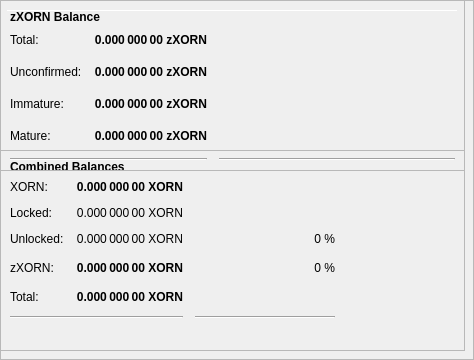
        <widget class="QFrame" name="frameObfuscation">
         <property name="minimumSize">
          <size>
           <width>0</width>
           <height>350</height>
          </size>
         </property>
         <property name="layoutDirection">
          <enum>Qt::LeftToRight</enum>
         </property>
         <property name="frameShape">
          <enum>QFrame::StyledPanel</enum>
         </property>
         <property name="frameShadow">
          <enum>QFrame::Raised</enum>
         </property>
         <widget class="QPushButton" name="runAutoDenom">
          <property name="geometry">
           <rect>
            <x>251</x>
            <y>17</y>
            <width>1</width>
            <height>1</height>
           </rect>
          </property>
          <property name="palette">
           <palette>
            <active>
             <colorrole role="WindowText">
              <brush brushstyle="SolidPattern">
               <color alpha="255">
                <red>0</red>
                <green>0</green>
                <blue>0</blue>
               </color>
              </brush>
             </colorrole>
             <colorrole role="Button">
              <brush brushstyle="SolidPattern">
               <color alpha="255">
                <red>239</red>
                <green>238</green>
                <blue>238</blue>
               </color>
              </brush>
             </colorrole>
             <colorrole role="Light">
              <brush brushstyle="SolidPattern">
               <color alpha="255">
                <red>255</red>
                <green>255</green>
                <blue>255</blue>
               </color>
              </brush>
             </colorrole>
             <colorrole role="Midlight">
              <brush brushstyle="SolidPattern">
               <color alpha="255">
                <red>247</red>
                <green>246</green>
                <blue>246</blue>
               </color>
              </brush>
             </colorrole>
             <colorrole role="Dark">
              <brush brushstyle="SolidPattern">
               <color alpha="255">
                <red>119</red>
                <green>119</green>
                <blue>119</blue>
               </color>
              </brush>
             </colorrole>
             <colorrole role="Mid">
              <brush brushstyle="SolidPattern">
               <color alpha="255">
                <red>159</red>
                <green>159</green>
                <blue>159</blue>
               </color>
              </brush>
             </colorrole>
             <colorrole role="Text">
              <brush brushstyle="SolidPattern">
               <color alpha="255">
                <red>0</red>
                <green>0</green>
                <blue>0</blue>
               </color>
              </brush>
             </colorrole>
             <colorrole role="BrightText">
              <brush brushstyle="SolidPattern">
               <color alpha="255">
                <red>255</red>
                <green>255</green>
                <blue>255</blue>
               </color>
              </brush>
             </colorrole>
             <colorrole role="ButtonText">
              <brush brushstyle="SolidPattern">
               <color alpha="255">
                <red>0</red>
                <green>0</green>
                <blue>0</blue>
               </color>
              </brush>
             </colorrole>
             <colorrole role="Base">
              <brush brushstyle="SolidPattern">
               <color alpha="255">
                <red>255</red>
                <green>255</green>
                <blue>255</blue>
               </color>
              </brush>
             </colorrole>
             <colorrole role="Window">
              <brush brushstyle="SolidPattern">
               <color alpha="255">
                <red>239</red>
                <green>238</green>
                <blue>238</blue>
               </color>
              </brush>
             </colorrole>
             <colorrole role="Shadow">
              <brush brushstyle="SolidPattern">
               <color alpha="255">
                <red>0</red>
                <green>0</green>
                <blue>0</blue>
               </color>
              </brush>
             </colorrole>
             <colorrole role="AlternateBase">
              <brush brushstyle="SolidPattern">
               <color alpha="255">
                <red>247</red>
                <green>246</green>
                <blue>246</blue>
               </color>
              </brush>
             </colorrole>
             <colorrole role="ToolTipBase">
              <brush brushstyle="SolidPattern">
               <color alpha="255">
                <red>255</red>
                <green>255</green>
                <blue>220</blue>
               </color>
              </brush>
             </colorrole>
             <colorrole role="ToolTipText">
              <brush brushstyle="SolidPattern">
               <color alpha="255">
                <red>0</red>
                <green>0</green>
                <blue>0</blue>
               </color>
              </brush>
             </colorrole>
            </active>
            <inactive>
             <colorrole role="WindowText">
              <brush brushstyle="SolidPattern">
               <color alpha="255">
                <red>0</red>
                <green>0</green>
                <blue>0</blue>
               </color>
              </brush>
             </colorrole>
             <colorrole role="Button">
              <brush brushstyle="SolidPattern">
               <color alpha="255">
                <red>239</red>
                <green>238</green>
                <blue>238</blue>
               </color>
              </brush>
             </colorrole>
             <colorrole role="Light">
              <brush brushstyle="SolidPattern">
               <color alpha="255">
                <red>255</red>
                <green>255</green>
                <blue>255</blue>
               </color>
              </brush>
             </colorrole>
             <colorrole role="Midlight">
              <brush brushstyle="SolidPattern">
               <color alpha="255">
                <red>247</red>
                <green>246</green>
                <blue>246</blue>
               </color>
              </brush>
             </colorrole>
             <colorrole role="Dark">
              <brush brushstyle="SolidPattern">
               <color alpha="255">
                <red>119</red>
                <green>119</green>
                <blue>119</blue>
               </color>
              </brush>
             </colorrole>
             <colorrole role="Mid">
              <brush brushstyle="SolidPattern">
               <color alpha="255">
                <red>159</red>
                <green>159</green>
                <blue>159</blue>
               </color>
              </brush>
             </colorrole>
             <colorrole role="Text">
              <brush brushstyle="SolidPattern">
               <color alpha="255">
                <red>0</red>
                <green>0</green>
                <blue>0</blue>
               </color>
              </brush>
             </colorrole>
             <colorrole role="BrightText">
              <brush brushstyle="SolidPattern">
               <color alpha="255">
                <red>255</red>
                <green>255</green>
                <blue>255</blue>
               </color>
              </brush>
             </colorrole>
             <colorrole role="ButtonText">
              <brush brushstyle="SolidPattern">
               <color alpha="255">
                <red>0</red>
                <green>0</green>
                <blue>0</blue>
               </color>
              </brush>
             </colorrole>
             <colorrole role="Base">
              <brush brushstyle="SolidPattern">
               <color alpha="255">
                <red>255</red>
                <green>255</green>
                <blue>255</blue>
               </color>
              </brush>
             </colorrole>
             <colorrole role="Window">
              <brush brushstyle="SolidPattern">
               <color alpha="255">
                <red>239</red>
                <green>238</green>
                <blue>238</blue>
               </color>
              </brush>
             </colorrole>
             <colorrole role="Shadow">
              <brush brushstyle="SolidPattern">
               <color alpha="255">
                <red>0</red>
                <green>0</green>
                <blue>0</blue>
               </color>
              </brush>
             </colorrole>
             <colorrole role="AlternateBase">
              <brush brushstyle="SolidPattern">
               <color alpha="255">
                <red>247</red>
                <green>246</green>
                <blue>246</blue>
               </color>
              </brush>
             </colorrole>
             <colorrole role="ToolTipBase">
              <brush brushstyle="SolidPattern">
               <color alpha="255">
                <red>255</red>
                <green>255</green>
                <blue>220</blue>
               </color>
              </brush>
             </colorrole>
             <colorrole role="ToolTipText">
              <brush brushstyle="SolidPattern">
               <color alpha="255">
                <red>0</red>
                <green>0</green>
                <blue>0</blue>
               </color>
              </brush>
             </colorrole>
            </inactive>
            <disabled>
             <colorrole role="WindowText">
              <brush brushstyle="SolidPattern">
               <color alpha="255">
                <red>119</red>
                <green>119</green>
                <blue>119</blue>
               </color>
              </brush>
             </colorrole>
             <colorrole role="Button">
              <brush brushstyle="SolidPattern">
               <color alpha="255">
                <red>239</red>
                <green>238</green>
                <blue>238</blue>
               </color>
              </brush>
             </colorrole>
             <colorrole role="Light">
              <brush brushstyle="SolidPattern">
               <color alpha="255">
                <red>255</red>
                <green>255</green>
                <blue>255</blue>
               </color>
              </brush>
             </colorrole>
             <colorrole role="Midlight">
              <brush brushstyle="SolidPattern">
               <color alpha="255">
                <red>247</red>
                <green>246</green>
                <blue>246</blue>
               </color>
              </brush>
             </colorrole>
             <colorrole role="Dark">
              <brush brushstyle="SolidPattern">
               <color alpha="255">
                <red>119</red>
                <green>119</green>
                <blue>119</blue>
               </color>
              </brush>
             </colorrole>
             <colorrole role="Mid">
              <brush brushstyle="SolidPattern">
               <color alpha="255">
                <red>159</red>
                <green>159</green>
                <blue>159</blue>
               </color>
              </brush>
             </colorrole>
             <colorrole role="Text">
              <brush brushstyle="SolidPattern">
               <color alpha="255">
                <red>119</red>
                <green>119</green>
                <blue>119</blue>
               </color>
              </brush>
             </colorrole>
             <colorrole role="BrightText">
              <brush brushstyle="SolidPattern">
               <color alpha="255">
                <red>255</red>
                <green>255</green>
                <blue>255</blue>
               </color>
              </brush>
             </colorrole>
             <colorrole role="ButtonText">
              <brush brushstyle="SolidPattern">
               <color alpha="255">
                <red>119</red>
                <green>119</green>
                <blue>119</blue>
               </color>
              </brush>
             </colorrole>
             <colorrole role="Base">
              <brush brushstyle="SolidPattern">
               <color alpha="255">
                <red>239</red>
                <green>238</green>
                <blue>238</blue>
               </color>
              </brush>
             </colorrole>
             <colorrole role="Window">
              <brush brushstyle="SolidPattern">
               <color alpha="255">
                <red>239</red>
                <green>238</green>
                <blue>238</blue>
               </color>
              </brush>
             </colorrole>
             <colorrole role="Shadow">
              <brush brushstyle="SolidPattern">
               <color alpha="255">
                <red>0</red>
                <green>0</green>
                <blue>0</blue>
               </color>
              </brush>
             </colorrole>
             <colorrole role="AlternateBase">
              <brush brushstyle="SolidPattern">
               <color alpha="255">
                <red>239</red>
                <green>238</green>
                <blue>238</blue>
               </color>
              </brush>
             </colorrole>
             <colorrole role="ToolTipBase">
              <brush brushstyle="SolidPattern">
               <color alpha="255">
                <red>255</red>
                <green>255</green>
                <blue>220</blue>
               </color>
              </brush>
             </colorrole>
             <colorrole role="ToolTipText">
              <brush brushstyle="SolidPattern">
               <color alpha="255">
                <red>0</red>
                <green>0</green>
                <blue>0</blue>
               </color>
              </brush>
             </colorrole>
            </disabled>
           </palette>
          </property>
          <property name="focusPolicy">
           <enum>Qt::NoFocus</enum>
          </property>
          <property name="autoFillBackground">
           <bool>true</bool>
          </property>
          <property name="text">
           <string/>
          </property>
          <property name="flat">
           <bool>true</bool>
          </property>
         </widget>
         <widget class="Line" name="line">
          <property name="geometry">
           <rect>
            <x>7</x>
            <y>10</y>
            <width>451</width>
            <height>1</height>
           </rect>
          </property>
          <property name="orientation">
           <enum>Qt::Horizontal</enum>
          </property>
         </widget>
         <widget class="QFrame" name="frame_3">
          <property name="geometry">
           <rect>
            <x>0</x>
            <y>150</y>
            <width>465</width>
            <height>201</height>
           </rect>
          </property>
          <property name="frameShape">
           <enum>QFrame::StyledPanel</enum>
          </property>
          <property name="frameShadow">
           <enum>QFrame::Raised</enum>
          </property>
          <layout class="QVBoxLayout" name="verticalLayout_5">
           <item>
            <layout class="QHBoxLayout" name="horizontalLayout_5" stretch="0">
             <item>
              <widget class="QLabel" name="label_5z">
               <property name="maximumSize">
                <size>
                 <width>16777215</width>
                 <height>20</height>
                </size>
               </property>
               <property name="font">
                <font>
                 <weight>75</weight>
                 <bold>true</bold>
                </font>
               </property>
               <property name="toolTip">
                <string>Combined Balances (including unconfirmed and immature coins)</string>
               </property>
               <property name="text">
                <string>&lt;html&gt;&lt;head/&gt;&lt;body&gt;&lt;p&gt;Combined Balances&lt;/p&gt;&lt;/body&gt;&lt;/html&gt;</string>
               </property>
              </widget>
             </item>
            </layout>
           </item>
           <item>
            <layout class="QGridLayout" name="gridLayout_3">
             <property name="spacing">
              <number>12</number>
             </property>
             <item row="7" column="0" colspan="2">
              <widget class="Line" name="lineSpendableBalance_3">
               <property name="orientation">
                <enum>Qt::Horizontal</enum>
               </property>
              </widget>
             </item>
             <item row="7" column="2">
              <widget class="Line" name="lineWatchBalance_3">
               <property name="sizePolicy">
                <sizepolicy hsizetype="Preferred" vsizetype="Fixed">
                 <horstretch>0</horstretch>
                 <verstretch>0</verstretch>
                </sizepolicy>
               </property>
               <property name="minimumSize">
                <size>
                 <width>140</width>
                 <height>0</height>
                </size>
               </property>
               <property name="orientation">
                <enum>Qt::Horizontal</enum>
               </property>
              </widget>
             </item>
             <item row="4" column="1">
              <widget class="QLabel" name="labelzBalancez">
               <property name="font">
                <font>
                 <weight>75</weight>
                 <bold>true</bold>
                </font>
               </property>
               <property name="cursor">
                <cursorShape>IBeamCursor</cursorShape>
               </property>
               <property name="toolTip">
                <string>Total of transactions that have yet to be confirmed, and do not yet count toward the spendable balance</string>
               </property>
               <property name="text">
                <string notr="true">0.000 000 00 XORN</string>
               </property>
               <property name="alignment">
                <set>Qt::AlignRight|Qt::AlignTrailing|Qt::AlignVCenter</set>
               </property>
               <property name="textInteractionFlags">
                <set>Qt::LinksAccessibleByMouse|Qt::TextSelectableByKeyboard|Qt::TextSelectableByMouse</set>
               </property>
              </widget>
             </item>
             <item row="6" column="1">
              <widget class="QLabel" name="labelTotalz">
               <property name="font">
                <font>
                 <weight>75</weight>
                 <bold>true</bold>
                </font>
               </property>
               <property name="cursor">
                <cursorShape>IBeamCursor</cursorShape>
               </property>
               <property name="toolTip">
                <string>Total Balance, including unconfirmed and immature coins.</string>
               </property>
               <property name="text">
                <string notr="true">0.000 000 00 XORN</string>
               </property>
               <property name="alignment">
                <set>Qt::AlignRight|Qt::AlignTrailing|Qt::AlignVCenter</set>
               </property>
               <property name="textInteractionFlags">
                <set>Qt::LinksAccessibleByMouse|Qt::TextSelectableByKeyboard|Qt::TextSelectableByMouse</set>
               </property>
              </widget>
             </item>
             <item row="4" column="3">
              <spacer name="horizontalSpacer_6">
               <property name="orientation">
                <enum>Qt::Horizontal</enum>
               </property>
               <property name="sizeHint" stdset="0">
                <size>
                 <width>40</width>
                 <height>20</height>
                </size>
               </property>
              </spacer>
             </item>
             <item row="6" column="0">
              <widget class="QLabel" name="labelTotalTextz">
               <property name="text">
                <string>Total:</string>
               </property>
              </widget>
             </item>
             <item row="1" column="0">
              <widget class="QLabel" name="labelBalanceTextz">
               <property name="text">
                <string>XORN:</string>
               </property>
              </widget>
             </item>
             <item row="1" column="1">
              <widget class="QLabel" name="labelBalancez">
               <property name="font">
                <font>
                 <weight>75</weight>
                 <bold>true</bold>
                </font>
               </property>
               <property name="cursor">
                <cursorShape>IBeamCursor</cursorShape>
               </property>
               <property name="toolTip">
                <string>Your current spendable balance</string>
               </property>
               <property name="text">
                <string notr="true">0.000 000 00 XORN</string>
               </property>
               <property name="alignment">
                <set>Qt::AlignRight|Qt::AlignTrailing|Qt::AlignVCenter</set>
               </property>
               <property name="textInteractionFlags">
                <set>Qt::LinksAccessibleByMouse|Qt::TextSelectableByKeyboard|Qt::TextSelectableByMouse</set>
               </property>
              </widget>
             </item>
             <item row="4" column="0">
              <widget class="QLabel" name="labelzBalanceTextz">
               <property name="toolTip">
                <string/>
               </property>
               <property name="text">
                <string>zXORN:</string>
               </property>
              </widget>
             </item>
             <item row="4" column="2">
              <widget class="QLabel" name="labelzXORNPercent">
               <property name="toolTip">
                <string>Current percentage of zXORN.
If AutoMint is enabled this percentage will settle around the configured AutoMint percentage (default = 10%)</string>
               </property>
               <property name="text">
                <string>0 %</string>
               </property>
               <property name="alignment">
                <set>Qt::AlignRight|Qt::AlignTrailing|Qt::AlignVCenter</set>
               </property>
              </widget>
             </item>
             <item row="6" column="2">
              <widget class="QLabel" name="label100Percent">
               <property name="text">
                <string/>
               </property>
               <property name="alignment">
                <set>Qt::AlignRight|Qt::AlignTrailing|Qt::AlignVCenter</set>
               </property>
              </widget>
             </item>
             <item row="2" column="1">
              <widget class="QLabel" name="labelLockedBalance">
               <property name="toolTip">
                <string>Locked XORN or Masternode collaterals. These are excluded from zXORN minting.</string>
               </property>
               <property name="text">
                <string>0.000 000 00 XORN</string>
               </property>
               <property name="alignment">
                <set>Qt::AlignRight|Qt::AlignTrailing|Qt::AlignVCenter</set>
               </property>
              </widget>
             </item>
             <item row="2" column="0">
              <widget class="QLabel" name="labelLockedBalanceText">
               <property name="toolTip">
                <string>Locked XORN or Masternode collaterals. These are excluded from zXORN minting.</string>
               </property>
               <property name="text">
                <string>Locked:</string>
               </property>
              </widget>
             </item>
             <item row="3" column="0">
              <widget class="QLabel" name="labelUnLockedBalanceText">
               <property name="toolTip">
                <string>Unlocked XORNs. These can be used for zXORN minting.</string>
               </property>
               <property name="text">
                <string>Unlocked:</string>
               </property>
              </widget>
             </item>
             <item row="3" column="1">
              <widget class="QLabel" name="labelUnLockedBalance">
               <property name="toolTip">
                <string>Unlocked XORNs. These can be used for zXORN minting.</string>
               </property>
               <property name="text">
                <string>0.000 000 00 XORN</string>
               </property>
               <property name="alignment">
                <set>Qt::AlignRight|Qt::AlignTrailing|Qt::AlignVCenter</set>
               </property>
              </widget>
             </item>
             <item row="3" column="2">
              <widget class="QLabel" name="labelXORNPercent">
               <property name="text">
                <string>0 %</string>
               </property>
               <property name="alignment">
                <set>Qt::AlignRight|Qt::AlignTrailing|Qt::AlignVCenter</set>
               </property>
              </widget>
             </item>
            </layout>
           </item>
           <item>
            <spacer name="verticalSpacer">
             <property name="orientation">
              <enum>Qt::Vertical</enum>
             </property>
             <property name="sizeHint" stdset="0">
              <size>
               <width>20</width>
               <height>40</height>
              </size>
             </property>
            </spacer>
           </item>
          </layout>
         </widget>
         <widget class="QFrame" name="frame_4">
          <property name="geometry">
           <rect>
            <x>0</x>
            <y>0</y>
            <width>465</width>
            <height>171</height>
           </rect>
          </property>
          <property name="frameShape">
           <enum>QFrame::StyledPanel</enum>
          </property>
          <property name="frameShadow">
           <enum>QFrame::Raised</enum>
          </property>
          <layout class="QVBoxLayout" name="verticalLayout_7">
           <item>
            <layout class="QHBoxLayout" name="horizontalLayout_8" stretch="0">
             <item>
              <widget class="QLabel" name="label_5z_3">
               <property name="maximumSize">
                <size>
                 <width>16777215</width>
                 <height>20</height>
                </size>
               </property>
               <property name="font">
                <font>
                 <weight>75</weight>
                 <bold>true</bold>
                </font>
               </property>
               <property name="text">
                <string>zXORN Balance</string>
               </property>
              </widget>
             </item>
            </layout>
           </item>
           <item>
            <layout class="QGridLayout" name="gridLayout_5">
             <property name="spacing">
              <number>12</number>
             </property>
             <item row="4" column="0">
              <widget class="QLabel" name="labelzBalanceMatureText">
               <property name="toolTip">
                <string>Mature: more than 20 confirmation and more than 1 mints of the same denomination after it was minted.
These zXORN are spendable.</string>
               </property>
               <property name="text">
                <string>Mature:</string>
               </property>
              </widget>
             </item>
             <item row="5" column="0" colspan="2">
              <widget class="Line" name="lineSpendableBalance_5">
               <property name="orientation">
                <enum>Qt::Horizontal</enum>
               </property>
              </widget>
             </item>
             <item row="1" column="1">
              <widget class="QLabel" name="labelzBalance">
               <property name="font">
                <font>
                 <weight>75</weight>
                 <bold>true</bold>
                </font>
               </property>
               <property name="cursor">
                <cursorShape>IBeamCursor</cursorShape>
               </property>
               <property name="toolTip">
                <string>All available zXORN, unconfirmed and immature zXORN included.</string>
               </property>
               <property name="text">
                <string notr="true">0.000 000 00 zXORN</string>
               </property>
               <property name="alignment">
                <set>Qt::AlignRight|Qt::AlignTrailing|Qt::AlignVCenter</set>
               </property>
               <property name="textInteractionFlags">
                <set>Qt::LinksAccessibleByMouse|Qt::TextSelectableByKeyboard|Qt::TextSelectableByMouse</set>
               </property>
              </widget>
             </item>
             <item row="5" column="2">
              <widget class="Line" name="lineWatchBalance_5">
               <property name="sizePolicy">
                <sizepolicy hsizetype="Preferred" vsizetype="Fixed">
                 <horstretch>0</horstretch>
                 <verstretch>0</verstretch>
                </sizepolicy>
               </property>
               <property name="minimumSize">
                <size>
                 <width>140</width>
                 <height>0</height>
                </size>
               </property>
               <property name="orientation">
                <enum>Qt::Horizontal</enum>
               </property>
              </widget>
             </item>
             <item row="1" column="0">
              <widget class="QLabel" name="labelzBalanceText">
               <property name="toolTip">
                <string>All available zXORN, unconfirmed and immature zXORN included.</string>
               </property>
               <property name="text">
                <string>Total:</string>
               </property>
              </widget>
             </item>
             <item row="1" column="2">
              <spacer name="horizontalSpacer_8">
               <property name="orientation">
                <enum>Qt::Horizontal</enum>
               </property>
               <property name="sizeHint" stdset="0">
                <size>
                 <width>40</width>
                 <height>20</height>
                </size>
               </property>
              </spacer>
             </item>
             <item row="4" column="2">
              <spacer name="horizontalSpacer_4">
               <property name="orientation">
                <enum>Qt::Horizontal</enum>
               </property>
               <property name="sizeHint" stdset="0">
                <size>
                 <width>40</width>
                 <height>20</height>
                </size>
               </property>
              </spacer>
             </item>
             <item row="4" column="1">
              <widget class="QLabel" name="labelzBalanceMature">
               <property name="font">
                <font>
                 <weight>75</weight>
                 <bold>true</bold>
                </font>
               </property>
               <property name="toolTip">
                <string>Mature: more than 20 confirmation and more than 1 mints of the same denomination after it was minted.
These zXORN are spendable.</string>
               </property>
               <property name="text">
                <string>0.000 000 00 zXORN</string>
               </property>
               <property name="alignment">
                <set>Qt::AlignRight|Qt::AlignTrailing|Qt::AlignVCenter</set>
               </property>
              </widget>
             </item>
             <item row="2" column="0">
              <widget class="QLabel" name="labelzBalanceUnconfirmedText">
               <property name="toolTip">
                <string>Unconfirmed: less than 20 confirmations
Immature: confirmed, but less than 1 mints of the same denomination after it was minted</string>
               </property>
               <property name="text">
                <string>Unconfirmed:</string>
               </property>
              </widget>
             </item>
             <item row="2" column="1">
              <widget class="QLabel" name="labelzBalanceUnconfirmed">
               <property name="font">
                <font>
                 <weight>75</weight>
                 <bold>true</bold>
                </font>
               </property>
               <property name="toolTip">
                <string>Unconfirmed: less than 20 confirmations
Immature: confirmed, but less than 1 mints of the same denomination after it was minted</string>
               </property>
               <property name="text">
                <string>0.000 000 00 zXORN</string>
               </property>
               <property name="alignment">
                <set>Qt::AlignRight|Qt::AlignTrailing|Qt::AlignVCenter</set>
               </property>
              </widget>
             </item>
             <item row="2" column="2">
              <spacer name="horizontalSpacer_5">
               <property name="orientation">
                <enum>Qt::Horizontal</enum>
               </property>
               <property name="sizeHint" stdset="0">
                <size>
                 <width>40</width>
                 <height>20</height>
                </size>
               </property>
              </spacer>
             </item>
             <item row="3" column="0">
              <widget class="QLabel" name="labelzBalanceImmatureText">
               <property name="toolTip">
                <string>Unconfirmed: less than 20 confirmations
Immature: confirmed, but less than 1 mints of the same denomination after it was minted</string>
               </property>
               <property name="text">
                <string>Immature:</string>
               </property>
              </widget>
             </item>
             <item row="3" column="1">
              <widget class="QLabel" name="labelzBalanceImmature">
               <property name="font">
                <font>
                 <weight>75</weight>
                 <bold>true</bold>
                </font>
               </property>
               <property name="toolTip">
                <string>Unconfirmed: less than 20 confirmations
Immature: confirmed, but less than 1 mints of the same denomination after it was minted</string>
               </property>
               <property name="text">
                <string>0.000 000 00 zXORN</string>
               </property>
               <property name="alignment">
                <set>Qt::AlignRight|Qt::AlignTrailing|Qt::AlignVCenter</set>
               </property>
              </widget>
             </item>
             <item row="3" column="2">
              <spacer name="horizontalSpacer_7">
               <property name="orientation">
                <enum>Qt::Horizontal</enum>
               </property>
               <property name="sizeHint" stdset="0">
                <size>
                 <width>40</width>
                 <height>20</height>
                </size>
               </property>
              </spacer>
             </item>
            </layout>
           </item>
          </layout>
         </widget>
        </widget>
